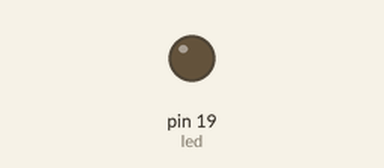
The sketch below on a simulated Arduino Uno, built with avr-gcc and run on an emulated ATmega328P. On the bench: output pins drawn as LEDs (lit = HIGH).

Above: at 2.8 s.
At 8.87 s:
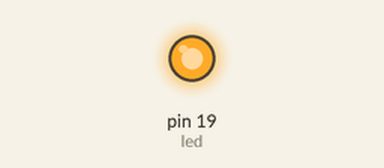
Timing chart, 0 to 10.8 s (numbered marks = the images above):
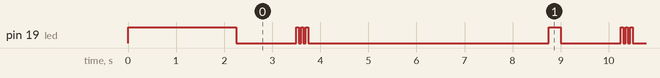

The sketch:

TEST_led_state.ino
```cpp
#define led 19

void setup() {
    Serial.begin(115200);
    pinMode(led,OUTPUT);
    digitalWrite(led,HIGH);
    delay(2000);
}

void loop() {

        // กำลังเชื่อมต่ออินเตอร์เน็ต
    digitalWrite(led,HIGH);
    delay(250);
    digitalWrite(led,LOW);
    delay(250);

         // เชื่อมต่ออินเตอร์เน็ตสำเร็จ
    digitalWrite(led,LOW);
    delay(1000);
    digitalWrite(led,HIGH);
    delay(50);
    digitalWrite(led,LOW);
    delay(50);
    digitalWrite(led,HIGH);
    delay(50);
    digitalWrite(led,LOW);
    delay(50);

         //ทำงานได้ปกติ
    digitalWrite(led,HIGH);
    delay(50);
    digitalWrite(led,LOW);
    delay(5000);


}
```

Measured:
- by itself, pin 19 (led): repeats every 6.8 s: 2 × (HIGH 0.05 s, LOW 0.05 s), HIGH 0.05 s, LOW 5.0 s, HIGH 0.25 s, LOW 1.3 s
- by itself, everything shown: repeats every 6.8 s, in 8 steps
